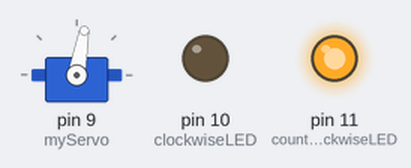
The sketch below on a simulated Arduino Uno, built with avr-gcc and run on an emulated ATmega328P. On the bench: servo, output pins drawn as LEDs (lit = HIGH).

Above: at 0.05 s.
At 4.05 s:
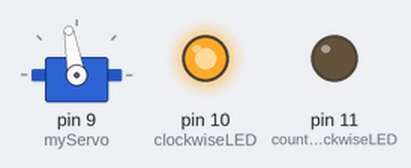
At 7.95 s:
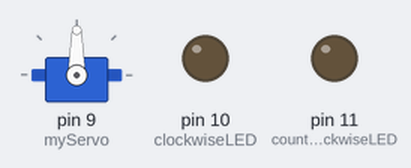
Timing chart, 0 to 10.4 s (numbered marks = the images above):
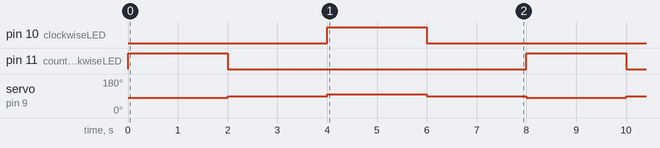

Measured:
- by itself, pin 10 (clockwiseLED), pin 11 (counterClockwiseLED): alternates HIGH for 2.0 s and LOW for 6.0 s
- by itself, servo on pin 9 (myServo): repeats every 8.0 s: 100° 2.0 s, 90° 2.0 s, 80° 2.0 s, 90° 2.0 s

The sketch:

PositionSequence.ino
```cpp
#include <Servo.h>

Servo myServo;
const int clockwiseLED = 10; // sarkanā LED diode
const int counterClockwiseLED = 11; // zaļā LED diode
const int neutralLED = 12; //

// Servomotora virzieni
const int NEUTRAL_POS = 90; // "neitrālais" virziens
const int RIGHT_POS = 100;  // 10 grādi pulksteņa rādītāju virzienā no neitrālā
const int LEFT_POS = 80;    // 10 grādi pretēji pulksteņa rādītāju virzienam no neitrālā

void setup() {
    // Servomotora dzeltenais vadiņš klausās 9.kontaktu
    myServo.attach(9);
    // Paziņojam, ka 10. un 11.kontaktus lietos izvadei
    pinMode(clockwiseLED, OUTPUT);
    pinMode(counterClockwiseLED, OUTPUT);
}

void loop() {
    // Griežas 10 grādus pretēji pulksteņa rādītājiem
    digitalWrite(counterClockwiseLED, HIGH);
    digitalWrite(clockwiseLED, LOW);
    digitalWrite(neutralLED, LOW);
    myServo.write(LEFT_POS);
    delay(2000);  // gaida 1 sekundi

    // Atgriežas neitrālā stāvoklī
    digitalWrite(counterClockwiseLED, LOW);
    digitalWrite(clockwiseLED, LOW);
    digitalWrite(neutralLED, HIGH);
    myServo.write(NEUTRAL_POS);
    delay(2000);  // gaida 1 sekundi

    // Griežas 10 grādus pulksteņa rādītāju virzienā
    digitalWrite(counterClockwiseLED, LOW);
    digitalWrite(clockwiseLED, HIGH);
    digitalWrite(neutralLED, LOW);
    myServo.write(RIGHT_POS);
    delay(2000);  // gaida 1 sekundi

    // Move back to Neutral
    digitalWrite(counterClockwiseLED, LOW);
    digitalWrite(clockwiseLED, LOW);
    digitalWrite(neutralLED, HIGH);
    myServo.write(NEUTRAL_POS);
    delay(2000);  // gaida 1 sekundi
}
```
